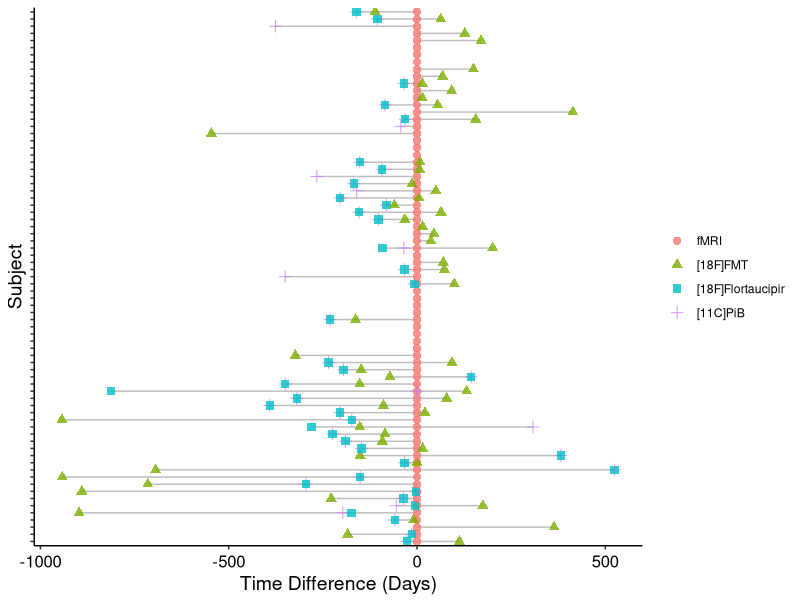
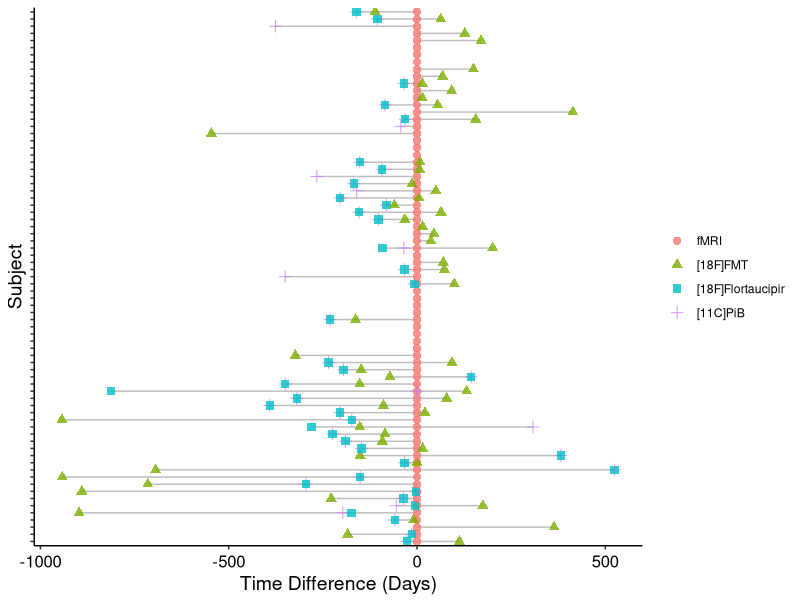

Recreate these plots in R, in order.
## ---- chunk 1
knitr::opts_chunk$set(echo = TRUE)

library(tidyverse)
library(ggplot2)
library(lubridate)

alldates <- read_csv('data_sup_fig02.csv')
## ---- chunk 2
alldates$pib_date <- strptime(as.character(alldates$pib_date), "%m/%d/%Y")
alldates$pib_date <- alldates$pib_date %m+% years(2000)
alldates$tau_date <- strptime(as.character(alldates$tau_date), "%m/%d/%Y")
alldates$tau_date <- alldates$tau_date %m+% years(2000)
alldates$fmri_date <- strptime(as.character(alldates$fmri_date), "%m/%d/%Y")
alldates$fmri_date <- alldates$fmri_date %m+% years(2000)
alldates$fmt_date <- strptime(as.character(alldates$fmt_date), "%m/%d/%Y")
alldates$fmt_date <- alldates$fmt_date %m+% years(2000)

# Get time difference from fMRI scan
alldates$pib_dist <- round(as.numeric(difftime(alldates$pib_date, 
                                               alldates$fmri_date, units='days')))
alldates$ftp_dist <- round(as.numeric(difftime(alldates$tau_date, 
                                               alldates$fmri_date, units='days')))
alldates$fmt_dist <- round(as.numeric(difftime(alldates$fmt_date, 
                                               alldates$fmri_date, units='days')))
alldates$fmri_dist <- 0

# Pivot to long format for plotting
alldates <- alldates %>% select(subject, age_group, fmri_dist, pib_dist, 
                                ftp_dist, fmt_dist)
alldates <- alldates %>%
  pivot_longer(cols = c('fmri_dist', 'pib_dist', 'ftp_dist', 'fmt_dist'),
               names_to = c('modality'),
               values_to = c('time_diff'))

# Plot timelines
fig <- alldates %>%
  ggplot(aes(x=time_diff, y=subject, group=subject, color=modality, fill=modality)) +
  geom_line(aes(group = subject), color="grey") +
  geom_point(aes(shape = modality), alpha = 0.8, size=2.5) +
  #facet_wrap(age_group~.) +
  xlab('Time Difference (Days)') +
  ylab('Subject') +
  scale_color_discrete(labels = c('fMRI', "[18F]FMT", '[18F]Flortaucipir', 
                                 '[11C]PiB')) +
  scale_fill_discrete(labels = c('fMRI', "[18F]FMT", '[18F]Flortaucipir', 
                                  '[11C]PiB')) +
  scale_shape_discrete(labels = c('fMRI', "[18F]FMT", '[18F]Flortaucipir', 
                                  '[11C]PiB')) +
  theme_classic() +
  theme(panel.background = element_blank(),
        axis.line = element_line(color="black"),
        axis.text.x = element_text(color = "black", size = 12, vjust=0.5),
        axis.text.y = element_blank(),
        axis.title.x = element_text(color="black", size=14, vjust=0.5),
        axis.title.y = element_text(color='black', size=14, hjust=0.5),
        legend.title = element_blank())

fig

ggsave('sup_fig02.pdf', fig)
## ---- chunk 3
alldates$abs_diff <- abs(alldates$time_diff)
alldates %>% group_by(age_group, modality) %>% 
  summarise(across(c(abs_diff), .f = list(mean = mean, sd = sd), na.rm=TRUE))

